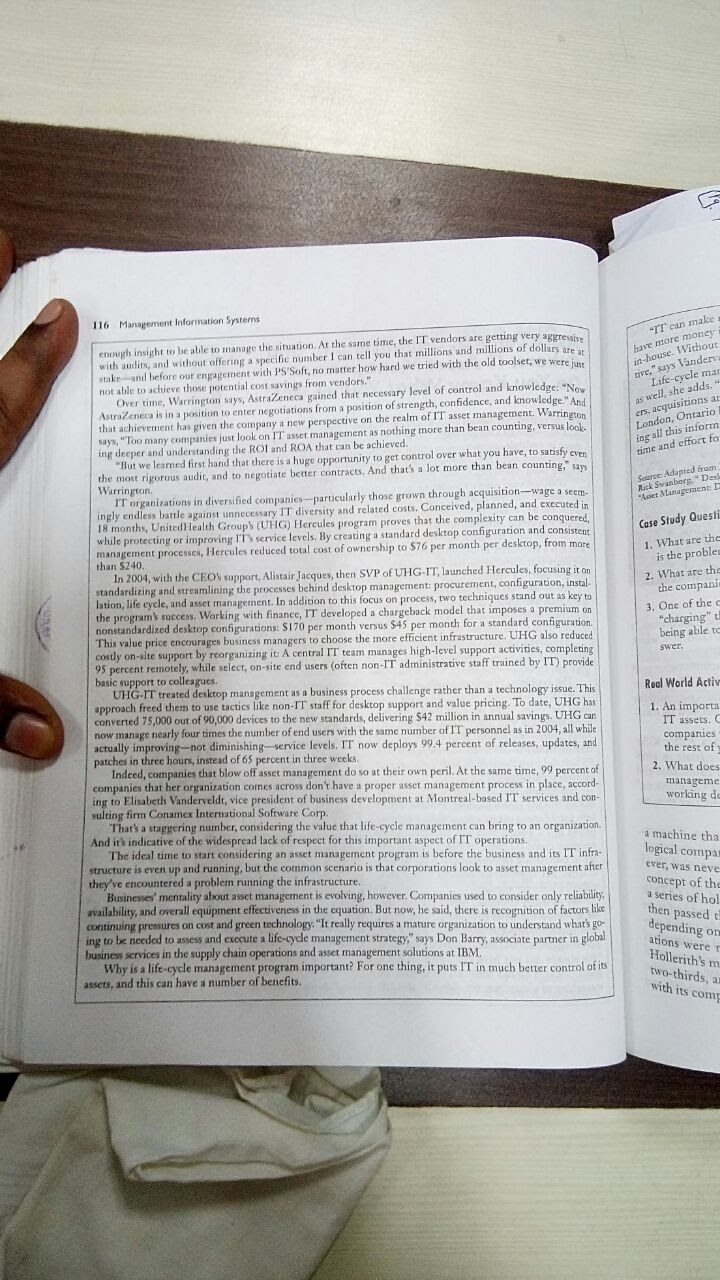
#> input picture test_input/book.jpg, 720 x 1280 px
$ python canny_edge.py --image test_input/book.jpg   (Python 2 division)   (older library calls are emulated)
#> lines starting #> are read from the running program, lines starting #| are printed output that depends on the picture; after the words box and inside, x2 and y2 are one past the last pixel; in counts of white or black regions, pixels touching at a corner belong together
#> further down, image is the input picture: shape (1280, 720, 3); mean B, G, R 170.3, 174.3, 175.9
import argparse

import cv2
import numpy as np

ap = argparse.ArgumentParser()
ap.add_argument("-i", "--image", required=True,
                help="Path to the image")
args = vars(ap.parse_args())

def resize_to_screen(src, maxw=1380, maxh=600, copy=False):

#> called with maxw = 1380, maxh = 600, copy = False
    height, width = src.shape[:2]
#> height = 1280; width = 720

    scl_x = float(width)/maxw
#> scl_x = 0.522
    scl_y = float(height)/maxh
#> scl_y = 2.13

    scl = int(np.ceil(max(scl_x, scl_y)))
#> scl = 3

    if scl > 1.0:
        inv_scl = 1.0/scl
#> inv_scl = 0.333
        img = cv2.resize(src, (0, 0), None, inv_scl, inv_scl, cv2.INTER_AREA)
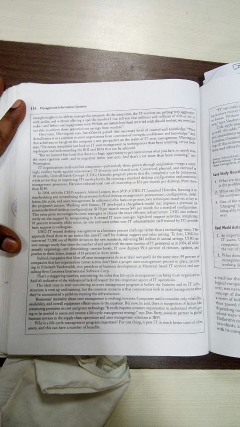
#> img: shape (427, 240, 3); mean B, G, R 170.2, 174.3, 175.9
    elif copy:
        img = src.copy()
    else:
        img = src

    return img

image_name = args["image"]
image = cv2.imread(image_name)
image = resize_to_screen(image)

gray = cv2.cvtColor(image, cv2.COLOR_BGR2GRAY)
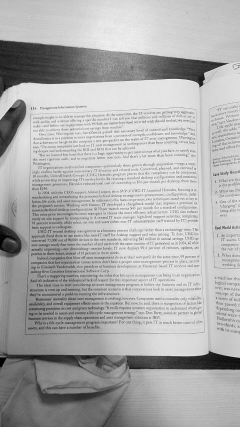
#> gray: shape (427, 240); min 0, max 241, mean 174.3
blurred = cv2.GaussianBlur(gray, (11, 11), 0)
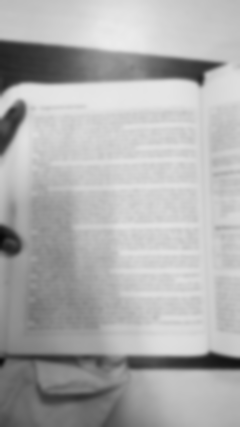
#> blurred: shape (427, 240); min 8, max 236, mean 174.3

canny = cv2.Canny(blurred, 30, 150)
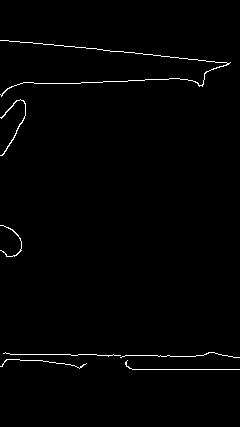
#> canny: shape (427, 240); 1.1% white in thin lines or dots, all inside (x1, y1, x2, y2) = (0, 40, 240, 370)

(_, cnts, _) = cv2.findContours(canny.copy(), cv2.RETR_EXTERNAL, cv2.CHAIN_APPROX_SIMPLE)
#> cnts = 7 contours, 5 with area under 20; largest, box (x1, y1, x2, y2) and area: (0, 99, 26, 156) 41, (0, 40, 231, 97) 24

print "Contours in the image, %d" % (len(cnts))
#| Contours in the image, 7

shape = image.copy()
cv2.drawContours(shape, cnts, -1, (0, 255, 0), 2)
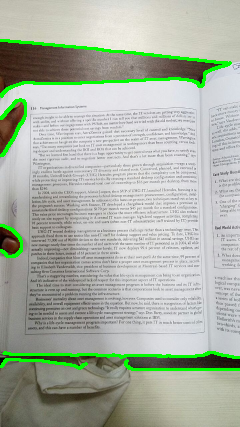
#> shape: shape (427, 240, 3); 3.53% of pixels changed, all inside (x1, y1, x2, y2) = (0, 39, 240, 371)
cv2.imshow("Edges", shape)
cv2.imwrite("output.jpg", shape)

cv2.waitKey(0)
